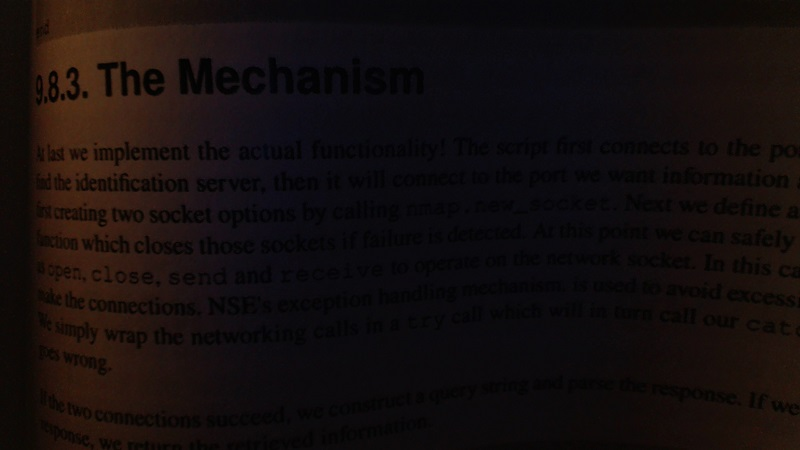
//> input picture pics/bookpage.jpg, 800 x 450 px
$ ./edge_detection ../pics/bookpage.jpg   (built with g++ and OpenCV 4)
//> lines starting //> are read from the running program, lines starting //| are printed output that depends on the picture
/*****Edge detection*****
This code has filters used in edge detection such as Sobel, Scharr, Canny and Laplacian
******/
#include<iostream>
#include<opencv2/opencv.hpp>
#include<opencv2/core/core.hpp>
#include<opencv2/imgcodecs.hpp>
#include<opencv2/imgproc.hpp>
#include<opencv2/highgui/highgui.hpp>
int main(int argc, char**argv){
	cv::Mat frame,mask,res,kernel,laplace,sobelx,sobely,edges,scharrx,scharry,img;
	try{
		img = cv::imread(argv[1],1);
//> img is the input picture: 450 rows x 800 cols, CV_8UC3; mean B, G, R 13.4, 13.6, 20.3
	}
	catch(cv::Exception& e){
		std::cout<<"Exception"<<e.what()<<std::endl;
	}

	if( !img.data ){
		std::cout<<"Unable to read image\n";
		return EXIT_FAILURE;
	}
	cv::cvtColor(img,frame,cv::COLOR_BGR2GRAY);
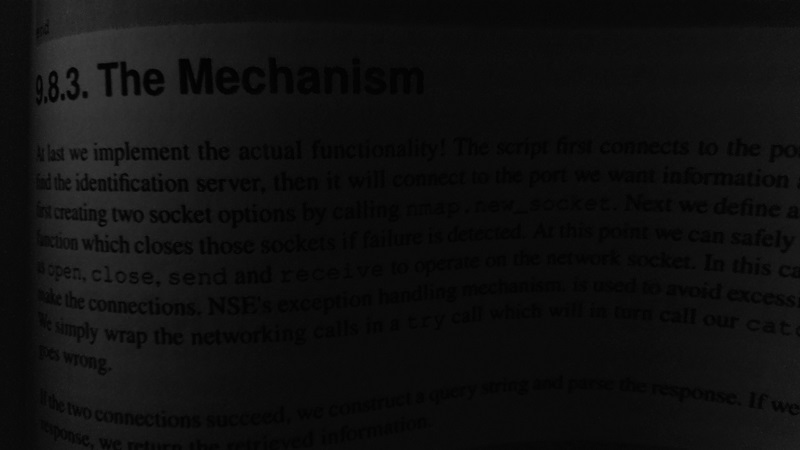
//> frame: 450 rows x 800 cols, CV_8UC1; min 0, max 64, mean 15.6
	cv::Laplacian(frame,laplace,CV_64F);
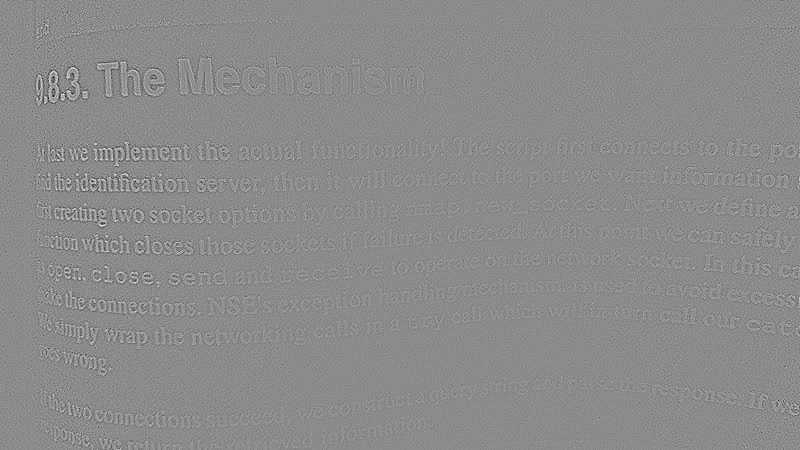
//> laplace: 450 rows x 800 cols, CV_64FC1; min -60, max 50, mean 0; drawn with min black and max white
	cv::Scharr(frame,scharrx,CV_64F,1,0,5);
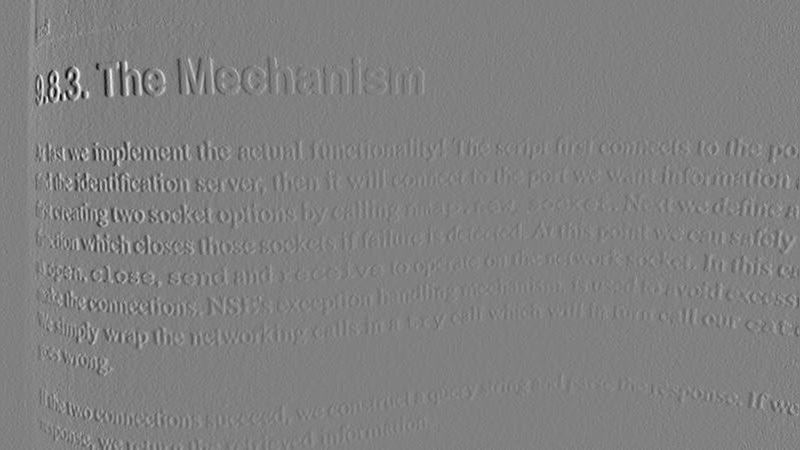
//> scharrx: 450 rows x 800 cols, CV_64FC1; min -3540, max 3465, mean 2; drawn with min black and max white
	cv::Scharr(frame,scharry,CV_64F,0,1,5);
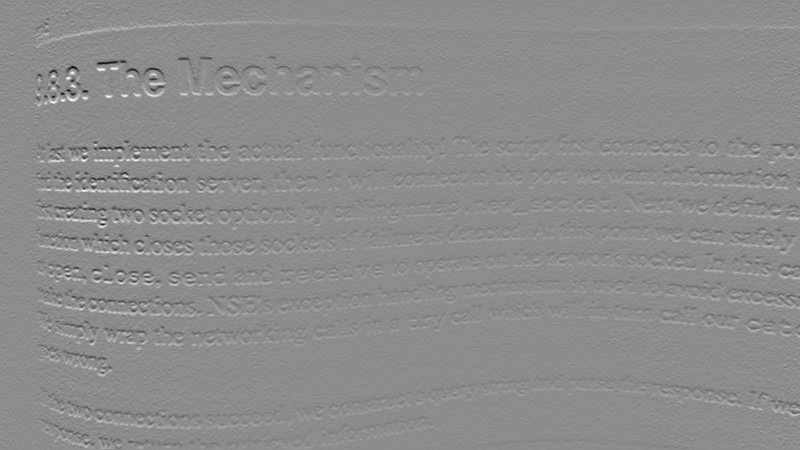
//> scharry: 450 rows x 800 cols, CV_64FC1; min -3965, max 3220, mean -1; drawn with min black and max white
	cv::Sobel(frame,sobelx,CV_64F,1,0,5);
	cv::Sobel(frame,sobely,CV_64F,0,1,5);
	cv::Canny(frame,edges,20,20,5);
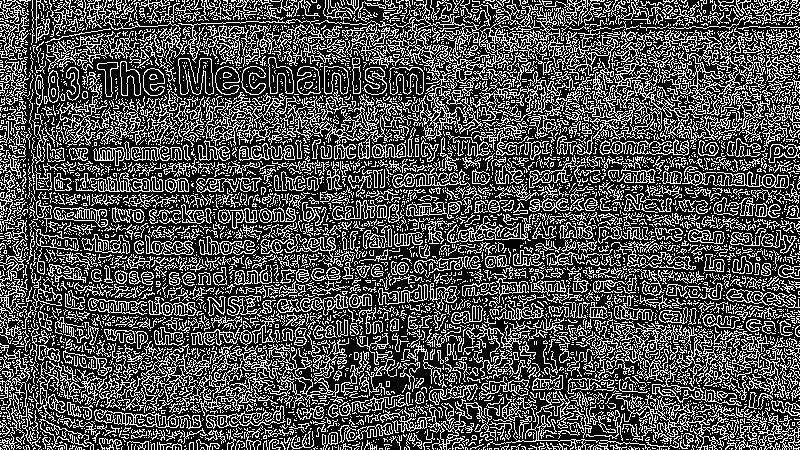
//> edges: 450 rows x 800 cols, CV_8UC1; 31.9% white in thin lines or dots
	cv::imshow("laplacian",laplace);
	cv::imshow("sobelx",sobelx);
	cv::imshow("sobely",sobely);
	cv::imshow("scharrx",scharrx);
	cv::imshow("scharry",scharry);
	cv::imshow("Canny",edges);
	cv::waitKey(0);
	return EXIT_SUCCESS;
}
